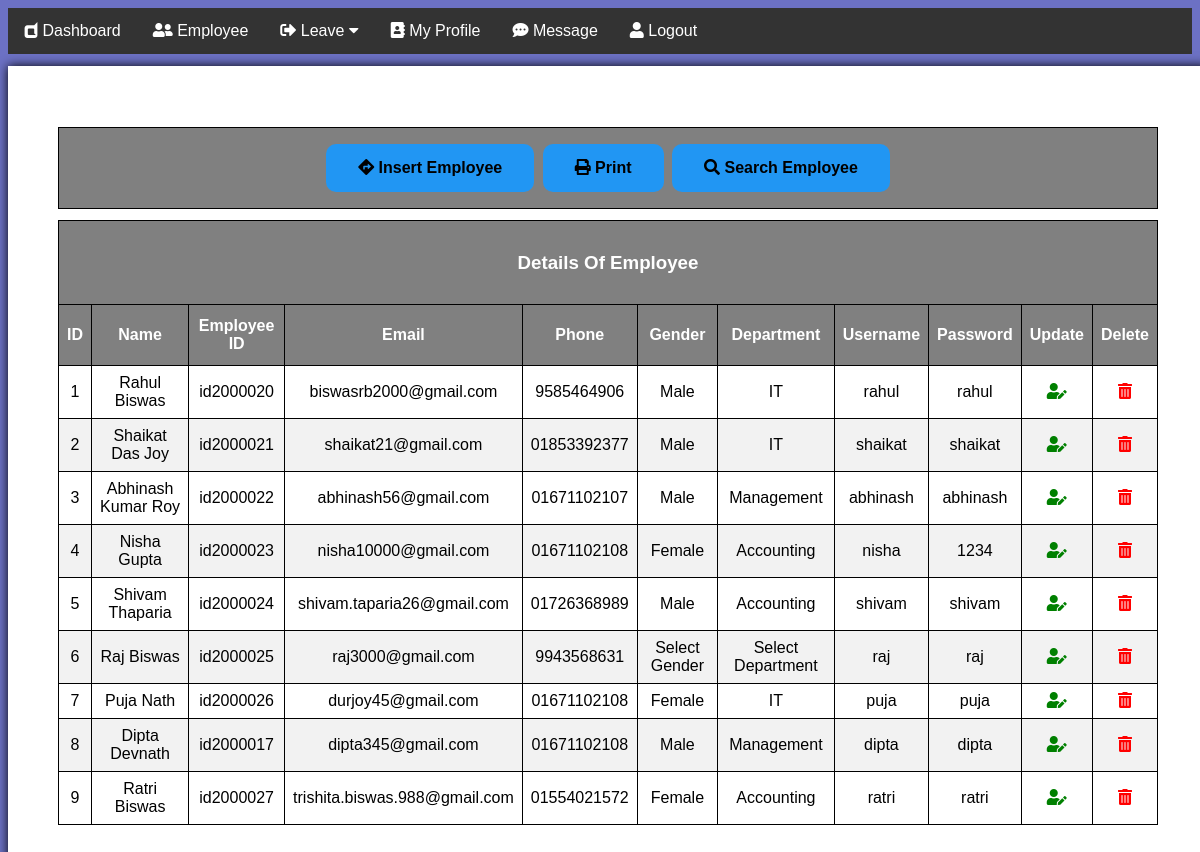
Screenshot of /display.php with the database file from the repository.
### tables this page shows
CREATE TABLE `employee` (
  `id` int(120) NOT NULL,
  `name` varchar(120) NOT NULL,
  `emp` varchar(120) NOT NULL,
  `email` varchar(120) NOT NULL,
  `phn` varchar(120) NOT NULL,
  `gender` varchar(120) NOT NULL,
  `dep` varchar(120) NOT NULL,
  `username` varchar(120) NOT NULL,
  `password` varchar(120) NOT NULL
);

### display.php (the view, shortened to what this page needs)
<!DOCTYPE html>
<html>
<link rel="stylesheet" href="https://cdnjs.cloudflare.com/ajax/libs/font-awesome/5.12.1/css/all.min.css">
<link href="style.css" rel="stylesheet" type="text/css">
<head>
</head>
<body>
<div class="navbar">
  <a href="dashboard.php"><i class="fab fa-dashcube"></i> Dashboard</a>
  <a href="add.php"><i class="fas fa-user-friends"></i> Employee</a>
  <div class="dropdown">
    <button class="dropbtn"><i class="fas fa-sign-out-alt"></i> Leave
      <i class="fa fa-caret-down"></i>
    </button>
  </div>
  <a href="profile.php"><i class="fas fa-address-book"></i> My Profile</a>
  <a href="msg.php"><i class="fas fa-comment-dots"></i>  Message</a>
  <a href="logout.php"> <i class="fas fa-user"></i>  Logout</a>
</div>
<div class="box">
<table id="customers">
<tr>
    <th style='text-align:center' colspan="10">
    <a href="add.php" class="button"> <i class="fas fa-directions"></i> Insert Employee</a>
    <a href="printemp.php" class="button"> <i class="fas fa-print"></i> Print</a>
    <a href="search.php" class="button"><i class="fas fa-search"></i> Search Employee</a>
</th>
    </tr></table>
    <table id="customers">
    <tr>
    <th style='text-align:center' colspan="12" ><h3>Details Of Employee</h3></th>
    </tr>
  <tr>
    <th style='text-align:center'>ID</th>
    <th style='text-align:center'>Name</th>
    <th style='text-align:center'>Employee ID</th>
    <th style='text-align:center'>Email</th>
    <th style='text-align:center'>Phone</th>
    <th style='text-align:center'>Gender</th>
    <th style='text-align:center'>Department</th>
    <th style='text-align:center'>Username</th>
    <th style='text-align:center'>Password</th>
    <th style='text-align:center'>Update</th>
    <th style='text-align:center'>Delete</th>
  </tr>
  <?php
$connection = mysqli_connect("localhost","root","");
 $q = "select * from employee  ";
 $query = mysqli_query($connection,$q);
 $total = mysqli_num_rows($query );
 if($total!=0)
 {
  while($result = mysqli_fetch_assoc($query))
  {
      echo"
      <tr>
      <td style='text-align:center'>" .$result['id']. "</td>
      <td style='text-align:center'>" .$result['name']. "</td>
      <td style='text-align:center'>" .$result['emp']. "</td>
      <td style='text-align:center'>" .$result['email']. "</td>
      <td style='text-align:center'>" .$result['phn']. "</td>
      <td style='text-align:center'>" .$result['gender']. "</td>
      <td style='text-align:center'>" .$result['dep']. "</td>
      <td style='text-align:center'>" .$result['username']. "</td>
      <td style='text-align:center'>" .$result['password']. "</td>
      <td style='text-align:center'><a href='update.php?id=$result[id]&name=$result[name]&emp=$result[emp]&email=$result[email]&phn=$result[phn]&gender=$result[gender]&dep=$result[dep]&username=$result[username]&password=$result[password]'><i class='fas fa-user-edit' style='color:green'></i> </a> </td>
      <td style='text-align:center'><a href='dlt.php?id=$result[id]'><i class='fas fa-trash-alt' style='color:red'></i> </a> </td>
     </tr>
      ";
  }
 }
else
{
  echo " No records Found";
}
?>
</table>
</div>
</body>
</html>

### style.css (style rules this page uses)
body { font-family: Arial, Helvetica, sans-serif; background-color:#6c71c4; }
.navbar { overflow: hidden; background-color: #333; }
.navbar a { float: left; font-size: 16px; color: white; text-align: center; padding: 14px 16px; text-decoration: none; }
.dropdown { float: left; overflow: hidden; }
.dropdown .dropbtn { font-size: 16px; border: none; outline: none; color: white; padding: 14px 16px; background-color: inherit; font-family: inherit; margin: 0; }

### display.php (style rules this page uses)
#customers { font-family: "Trebuchet MS", Arial, Helvetica, sans-serif; border-collapse: collapse; width: 100%; margin-top: 1%; }
#customers td, #customers th { border: 1px solid black; padding: 8px; }
#customers tr:nth-child(even) { background-color: #f2f2f2; }
#customers th { padding-top: 12px; padding-bottom: 12px; text-align: left; background-color: grey; color: white; }
.button { background-color: #2196F3; border: none; color: black; padding: 15px 32px; text-align: center; text-decoration: none; display: inline-block; font-size: 16px; margin: 4px 2px; cursor: pointer; border-radius: 10px; }
.box { width:1100px; padding: 50px; background: white; margin: 150px auto; box-shadow: 0 0 10px; position: relative; margin-top: 1%; margin-bottom: 2%; }

### rows the page displays
employee: id "1", name "Rahul Biswas", emp "id2000020", email "biswasrb2000@gmail.com", phn "9585464906", gender "Male", dep "IT", username "rahul", password "rahul"
employee: id "2", name "Shaikat Das Joy", emp "id2000021", email "shaikat21@gmail.com", phn "01853392377", gender "Male", dep "IT", username "shaikat", password "shaikat"
employee: id "3", name "Abhinash Kumar Roy", emp "id2000022", email "abhinash56@gmail.com", phn "01671102107", gender "Male", dep "Management", username "abhinash", password "abhinash"
employee: id "4", name "Nisha Gupta", emp "id2000023", email "nisha10000@gmail.com", phn "01671102108", gender "Female", dep "Accounting", username "nisha", password "1234"
employee: id "5", name "Shivam Thaparia", emp "id2000024", email "shivam.taparia26@gmail.com", phn "01726368989", gender "Male", dep "Accounting", username "shivam", password "shivam"
employee: id "6", name "Raj Biswas", emp "id2000025", email "raj3000@gmail.com", phn "9943568631", gender "Select Gender", dep "Select Department", username "raj", password "raj"
employee: id "7", name "Puja Nath", emp "id2000026", email "durjoy45@gmail.com", phn "01671102108", gender "Female", dep "IT", username "puja", password "puja"
employee: id "8", name "Dipta Devnath", emp "id2000017", email "dipta345@gmail.com", phn "01671102108", gender "Male", dep "Management", username "dipta", password "dipta"
employee: id "9", name "Ratri Biswas", emp "id2000027", email "trishita.biswas.988@gmail.com", phn "01554021572", gender "Female", dep "Accounting", username "ratri", password "ratri"
